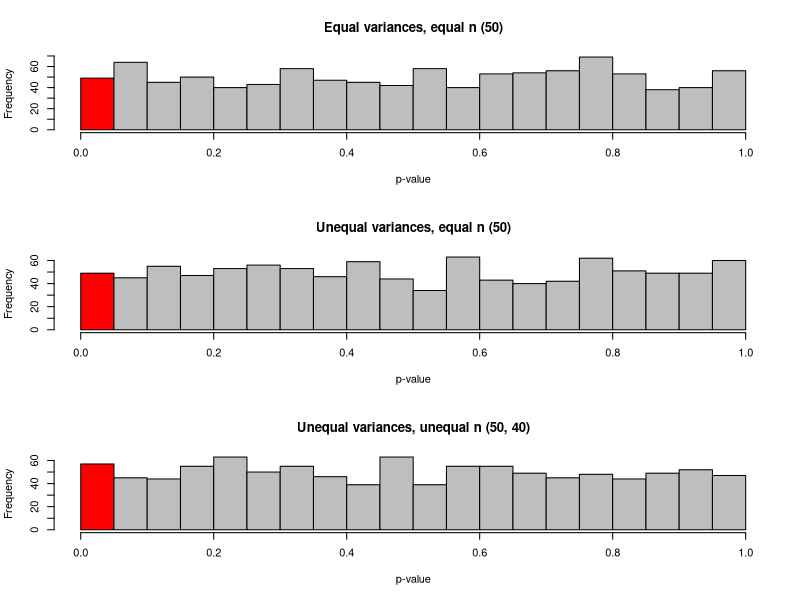

Generate this figure with R:
## ---- chunk 1
#| fig-height: 10

## adapted from: https://github.com/lmu-osc/Introduction-Simulations-in-R/blob/main/exercise_script_with_solutions.R

set.seed(291086)

simT <- function(n1, n2, m1, m2, sd1, sd2){
  x1 <- rnorm(n1,m1,sd1)
  x2 <- rnorm(n2,m2,sd2)
  t.test(x1, x2, var.equal = TRUE)$p.value # assume equal variances
}

simTRep <- replicate(1000, simT(50,50,0,0,1,1)) # equal var
simTRep_uneq <- replicate(1000, simT(50,50,0,0,1,1.5)) # unequal var
simTRep_uneqsamp <- replicate(1000, simT(50,40,0,0,1,1.5)) # unequal var and sample size


par(mfrow = c(3,1))
hist(simTRep, breaks = 21, col = c('red',rep('grey',20)), 
     main = "Equal variances, equal n (50)", xlab = "p-value")
hist(simTRep_uneq, breaks = 21, col = c('red',rep('grey',20)), 
     main = "Unequal variances, equal n (50)", xlab = "p-value")
hist(simTRep_uneqsamp, breaks = 21, col = c('red',rep('grey',20)), 
     main = "Unequal variances, unequal n (50, 40)", xlab = "p-value")

